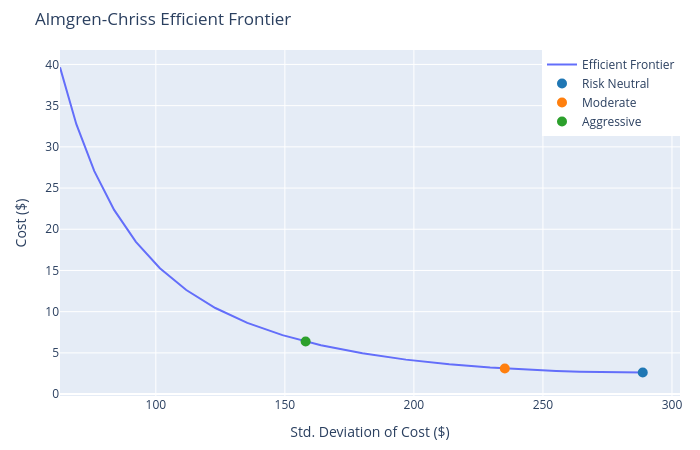

Notebook cell for this chart:
### Markdown cell above
## Efficient frontier

Sweeping the risk-aversion parameter $\lambda$ traces out the efficient
frontier: the lowest achievable expected cost for each level of risk. Risk is
shown as the standard deviation of cost (in $, the same units as cost itself)
rather than variance ($²), which is otherwise hard to interpret at a glance.
The three risk-aversion levels above are highlighted on the curve.

### Code cell
lambdas = np.concatenate([[0.0], np.logspace(-10, -2, 49)])
frontier = efficient_frontier(lambdas, X, T, sigma, eta, gamma)
frontier_df = pl.DataFrame(
    {
        "variance": frontier["variance"],
        "expected_cost": frontier["expected_cost"],
    }
).sort("variance")
frontier_df = frontier_df.with_columns(cost_std=frontier_df["variance"].sqrt())

fig = go.Figure()
fig.add_trace(
    go.Scatter(
        x=frontier_df["cost_std"],
        y=frontier_df["expected_cost"],
        mode="lines",
        name="Efficient Frontier",
        line={"width": 2},
    )
)
for label, kappa in kappas_illustrative.items():
    fig.add_trace(
        go.Scatter(
            x=[np.sqrt(cost_variance(X, sigma, T, kappa))],
            y=[expected_cost(X, gamma, eta, T, kappa)],
            mode="markers",
            name=labels_display[label],
            marker={"size": 10, "color": colors[label]},
        )
    )
fig.update_layout(
    title="Almgren-Chriss Efficient Frontier",
    xaxis_title="Std. Deviation of Cost ($)",
    yaxis_title="Cost ($)",
    width=700,
    height=450,
    margin={"l": 60, "r": 20, "t": 50, "b": 50},
    legend={"x": 1, "xanchor": "right", "y": 1, "yanchor": "top"},
)
fig.show()

### Figure 1 — Plotly figure (JSON) as saved in the notebook; plotly's stock layout.template omitted (floating-point values rounded to 4 significant figures)
{"data": [{"line": {"width": 2}, "mode": "lines", "name": "Efficient Frontier", "type": "scatter", "x": [62.87, 69.2, 76.17, 83.84, 92.28, 101.6, 111.8, 123.1, 135.5, 149.1, 164.0, 180.1, 196.9, 213.7, 229.5, 243.5, 255.2, 264.3, 271.3, 276.5, 280.2, 282.8, 284.6, 285.9, 286.8, 287.4, 287.8, 288.1, 288.3, 288.4, 288.5, 288.5, 288.6, 288.6, 288.6, 288.6, 288.7, 288.7, 288.7, 288.7, 288.7, 288.7, 288.7, 288.7, 288.7, 288.7, 288.7, 288.7, 288.7, 288.7], "y": [39.65, 32.75, 27.06, 22.35, 18.47, 15.27, 12.63, 10.44, 8.641, 7.157, 5.938, 4.953, 4.182, 3.609, 3.212, 2.957, 2.803, 2.717, 2.671, 2.648, 2.636, 2.63, 2.627, 2.626, 2.626, 2.625, 2.625, 2.625, 2.625, 2.625, 2.625, 2.625, 2.625, 2.625, 2.625, 2.625, 2.625, 2.625, 2.625, 2.625, 2.625, 2.625, 2.625, 2.625, 2.625, 2.625, 2.625, 2.625, 2.625, 2.625]}, {"marker": {"color": "#1f77b4", "size": 10}, "mode": "markers", "name": "Risk Neutral", "type": "scatter", "x": [288.7], "y": [2.625]}, {"marker": {"color": "#ff7f0e", "size": 10}, "mode": "markers", "name": "Moderate", "type": "scatter", "x": [235.2], "y": [3.098]}, {"marker": {"color": "#2ca02c", "size": 10}, "mode": "markers", "name": "Aggressive", "type": "scatter", "x": [158.0], "y": [6.381]}], "layout": {"height": 450, "legend": {"x": 1, "xanchor": "right", "y": 1, "yanchor": "top"}, "margin": {"b": 50, "l": 60, "r": 20, "t": 50}, "title": {"text": "Almgren-Chriss Efficient Frontier"}, "width": 700, "xaxis": {"title": {"text": "Std. Deviation of Cost ($)"}}, "yaxis": {"title": {"text": "Cost ($)"}}}}
